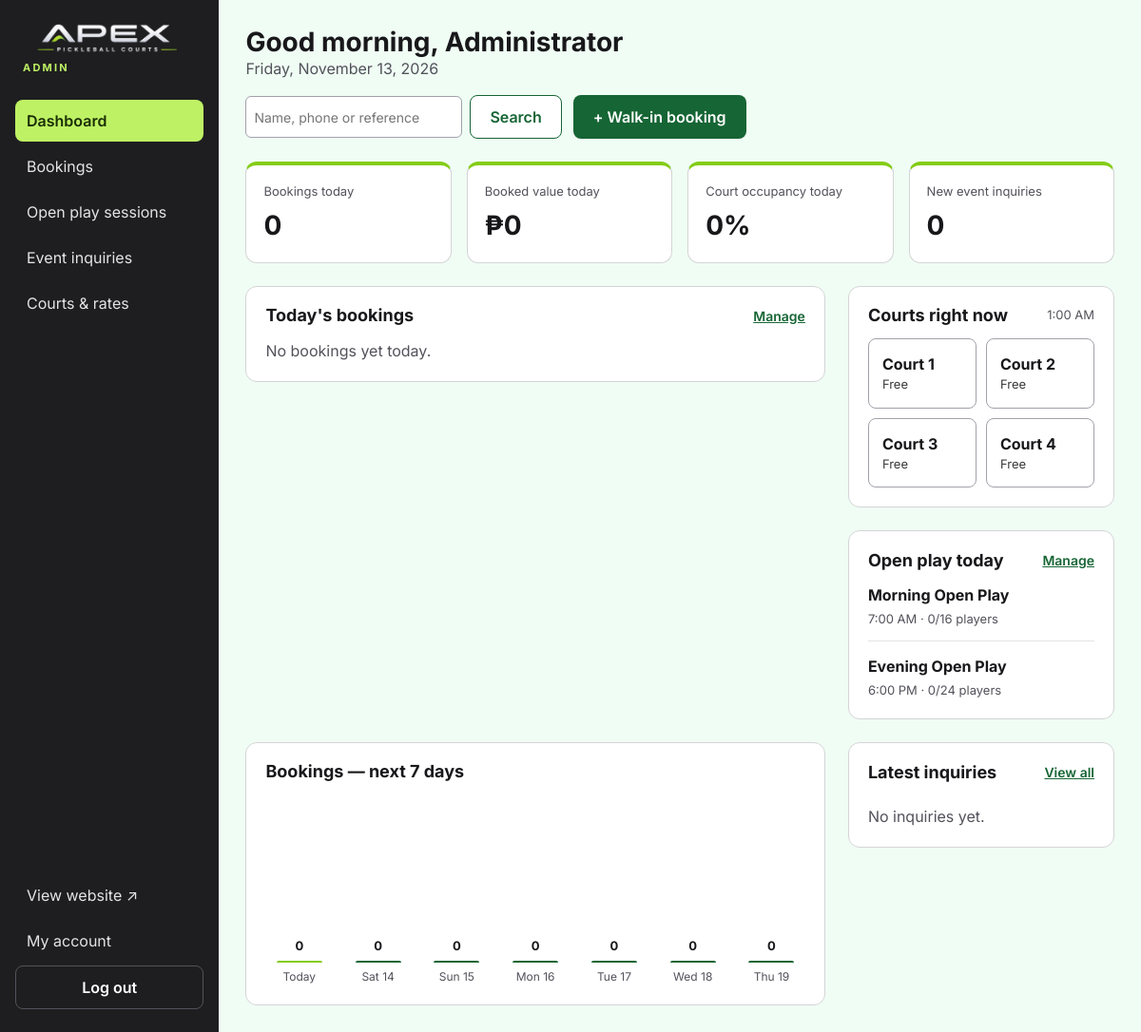
The page /admin/index.php (signed in) on the database its author committed.
### tables this page shows
CREATE TABLE courts (
  id INT AUTO_INCREMENT PRIMARY KEY,
  name VARCHAR(50) NOT NULL,
  court_type VARCHAR(20) NOT NULL DEFAULT 'Indoor',
  hourly_rate DECIMAL(10,2) NOT NULL,
  status VARCHAR(20) NOT NULL DEFAULT 'available',  
  sort_order INT NOT NULL DEFAULT 0
);

CREATE TABLE open_play_sessions (
  id INT AUTO_INCREMENT PRIMARY KEY,
  title VARCHAR(100) NOT NULL,
  session_date DATE NOT NULL,
  start_time TIME NOT NULL,
  end_time TIME NOT NULL,
  courts_label VARCHAR(50) NOT NULL,
  skill_level VARCHAR(20) NOT NULL DEFAULT 'All levels',  
  capacity INT NOT NULL DEFAULT 16,
  price DECIMAL(10,2) NOT NULL,
  created_at TIMESTAMP DEFAULT CURRENT_TIMESTAMP
);

### includes/functions.php (called while the page is built, shortened)
<?php
function e($value): string
{
    return htmlspecialchars((string) $value, ENT_QUOTES, 'UTF-8');
}
function money($amount): string
{
    return '₱' . number_format((float) $amount, 0);
}
function fmt_hour(int $hour): string
{
    return date('g:i A', mktime($hour, 0));
}
function fmt_time(string $time): string
{
    return date('g:i A', strtotime($time));
}
function fmt_date(string $date, string $format = 'D, M j'): string
{
    return date($format, strtotime($date));
}

### admin/index.php (the view, shortened to what this page needs)
<?php
require __DIR__ . '/../includes/functions.php';
$pdo = db();
$today = date('Y-m-d');
$nowHour = (int) date('G');
$stmt = $pdo->prepare("SELECT COUNT(*) AS n, COALESCE(SUM(total), 0) AS revenue, COALESCE(SUM(hours), 0) AS hrs
                       FROM bookings WHERE booking_date = ? AND status <> 'cancelled'");
$stmt->execute([$today]);
$todayStats = $stmt->fetch();
$courts = $pdo->query('SELECT * FROM courts ORDER BY sort_order, id')->fetchAll();
$openCourts = count(array_filter($courts, fn($c) => $c['status'] === 'available'));
$capacityHours = max(1, $openCourts * (CLOSE_HOUR - OPEN_HOUR));
$occupancy = round($todayStats['hrs'] / $capacityHours * 100);
$newInquiryCount = (int) $pdo->query("SELECT COUNT(*) FROM event_inquiries WHERE status = 'new'")->fetchColumn();
$stmt = $pdo->prepare("SELECT b.*, c.name AS court_name
                       FROM bookings b JOIN courts c ON c.id = b.court_id
                       WHERE b.booking_date = ? AND b.status <> 'cancelled'
                       ORDER BY b.start_hour, c.sort_order");
$stmt->execute([$today]);
$todayBookings = $stmt->fetchAll();
$inUse = [];
$stmt = $pdo->prepare("SELECT s.*, (SELECT COUNT(*) FROM open_play_signups u WHERE u.session_id = s.id AND u.status = 'joined') AS joined
                       FROM open_play_sessions s WHERE s.session_date = ? ORDER BY s.start_time");
$stmt->execute([$today]);
$todaySessions = $stmt->fetchAll();
$latestInquiries = $pdo->query("SELECT i.*, p.name AS package_name FROM event_inquiries i LEFT JOIN event_packages p ON p.id = i.package_id
                                ORDER BY i.created_at DESC, i.id DESC LIMIT 4")->fetchAll();
$days = [];
for ($i = 0; $i < 7; $i++) {
    $days[date('Y-m-d', strtotime("+$i days"))] = 0;
}
$maxDay = max(1, max($days));
require __DIR__ . '/../includes/admin_header.php';
?>
<div class="admin-top">
  <div>
    <h1>Good <?= $nowHour < 12 ? 'morning' : ($nowHour < 18 ? 'afternoon' : 'evening') ?>, <?= e($_SESSION['admin_name'] ?? 'Admin') ?></h1>
    <p class="muted"><?= e(date('l, F j, Y')) ?></p>
  </div>
  <div style="display: flex; gap: 12px; flex-wrap: wrap">
    <form action="bookings.php" method="get" class="inline-form">
      <input type="search" id="q" name="q" placeholder="Name, phone or reference" style="min-height: 44px; min-width: 220px">
      <button class="btn btn-outline" type="submit">Search</button>
    </form>
    <a href="../book.php" target="_blank" rel="noopener" class="btn btn-primary">+ Walk-in booking</a>
  </div>
</div>
<section class="stats" aria-label="Today at a glance">
  <div class="stat"><span>Bookings today</span><strong><?= (int) $todayStats['n'] ?></strong></div>
  <div class="stat"><span>Booked value today</span><strong><?= money($todayStats['revenue']) ?></strong></div>
  <div class="stat"><span>Court occupancy today</span><strong><?= $occupancy ?>%</strong></div>
  <div class="stat"><span>New event inquiries</span><strong><?= $newInquiryCount ?></strong></div>
</section>
<div class="two-col">
  <section class="panel wide" aria-label="Today's bookings">
    <div class="panel-head"><h2>Today's bookings</h2><a href="bookings.php?date=<?= e($today) ?>" style="font-weight: 600; font-size: 14px">Manage</a></div>
    <?php if (!$todayBookings): ?>
      <p class="muted">No bookings yet today.</p>
    <?php endif; ?>
  </section>
  <div class="narrow">
    <section class="panel" aria-label="Court status">
      <div class="panel-head"><h2>Courts right now</h2><span class="muted" style="font-size: 13px"><?= e(fmt_hour($nowHour)) ?></span></div>
      <div class="court-status">
        <?php foreach ($courts as $c):
          $id = (int) $c['id'];
          if ($c['status'] !== 'available') { $cls = 'maint'; $label = 'Maintenance'; }
          elseif (isset($inUse[$id])) { $cls = 'busy'; $label = 'In use · ' . $inUse[$id]; }
          else { $cls = ''; $label = 'Free'; } ?>
          <div class="<?= $cls ?>"><strong><?= e($c['name']) ?></strong><small><?= e($label) ?></small></div>
        <?php endforeach; ?>
      </div>
    </section>
    <section class="panel" aria-label="Today's open play">
      <div class="panel-head"><h2>Open play today</h2><a href="open-play.php" style="font-weight: 600; font-size: 14px">Manage</a></div>
      <?php foreach ($todaySessions as $s): ?>
        <div class="list-item">
          <strong><?= e($s['title']) ?></strong>
          <span><?= e(fmt_time($s['start_time'])) ?> · <?= (int) $s['joined'] ?>/<?= (int) $s['capacity'] ?> players</span>
        </div>
      <?php endforeach; ?>
    </section>
  </div>
</div>
<div class="two-col">
  <section class="panel wide" aria-label="Bookings this week">
    <div class="panel-head"><h2>Bookings — next 7 days</h2></div>
    <div class="chart">
      <?php foreach ($days as $d => $n): ?>
        <div class="col <?= $d === $today ? 'today' : '' ?>">
          <b><?= $n ?></b>
          <i style="height: <?= round($n / $maxDay * 140) ?>px"></i>
          <span><?= $d === $today ? 'Today' : e(fmt_date($d, 'D j')) ?></span>
        </div>
      <?php endforeach; ?>
    </div>
  </section>
  <section class="panel narrow" aria-label="Latest event inquiries">
    <div class="panel-head"><h2>Latest inquiries</h2><a href="inquiries.php" style="font-weight: 600; font-size: 14px">View all</a></div>
    <?php if (!$latestInquiries): ?><p class="muted">No inquiries yet.</p><?php endif; ?>
  </section>
</div>
<?php require __DIR__ . '/../includes/admin_footer.php'; ?>

### assets/css/style.css (style rules this page uses)
:root { --charcoal: #1e1e20; --lime: #bef264; --lime-strong: #84cc16; --lime-ink: #1a2e05; --green: #166534; --green-deep: #14532d; --mint: #f0fdf4; --mint-2: #dcfce7; --ink: #18181b; --muted: #52525b; --line: #d4d4d8; --line-soft: #e4e4e7; --white: #ffffff; --radius: 12px; --shadow: 0 8px 24px rgba(20, 83, 45, 0.12); }
*, *::before, *::after { box-sizing: border-box; }
html { scroll-behavior: smooth; }
body { margin: 0; font-family: Inter, system-ui, -apple-system, "Segoe UI", sans-serif; color: var(--ink); background: var(--white); line-height: 1.5; }
a { color: var(--green); }
h1, h2, h3 { line-height: 1.15; margin: 0; }
p { margin: 0; }
.muted { color: var(--muted); }
.btn { display: inline-flex; align-items: center; justify-content: center; gap: 8px; min-height: 44px; padding: 10px 20px; border-radius: 8px; border: 1px solid transparent; font: inherit; font-weight: 600; text-decoration: none; cursor: pointer; transition: background .15s, border-color .15s, color .15s, transform .15s; }
.btn-primary { background: var(--green); color: var(--white); }
.btn-outline { background: var(--white); border-color: var(--green); color: var(--green); }
.admin-body { background: var(--mint); }
.admin-top { display: flex; flex-wrap: wrap; justify-content: space-between; align-items: center; gap: 16px; }
.admin-top h1 { font-size: 28px; }
.stats { display: grid; grid-template-columns: repeat(auto-fit, minmax(180px, 1fr)); gap: 16px; }
.stat { background: var(--white); border: 1px solid var(--line); border-top: 4px solid var(--lime-strong); border-radius: var(--radius); padding: 18px; display: flex; flex-direction: column; gap: 4px; }
.stat span { font-size: 13px; color: var(--muted); }
.stat strong { font-size: 28px; }
.panel { background: var(--white); border: 1px solid var(--line); border-radius: var(--radius); padding: 20px; display: flex; flex-direction: column; gap: 14px; }
.panel-head { display: flex; justify-content: space-between; align-items: center; gap: 12px; flex-wrap: wrap; }
.panel-head h2 { font-size: 18px; }
.two-col { display: flex; flex-wrap: wrap; gap: 24px; align-items: flex-start; }
.two-col > .wide { flex: 999 1 480px; min-width: 0; }
.two-col > .narrow { flex: 1 1 280px; display: flex; flex-direction: column; gap: 24px; }
.court-status { display: grid; grid-template-columns: repeat(2, minmax(0, 1fr)); gap: 10px; }
.court-status div { padding: 14px; border-radius: 8px; border: 1px solid #a1a1aa; }
.court-status small { display: block; font-size: 13px; opacity: .85; }
.chart { display: flex; align-items: flex-end; gap: 12px; height: 200px; padding-top: 10px; }
.chart .col { flex: 1; display: flex; flex-direction: column; align-items: center; gap: 6px; height: 100%; justify-content: flex-end; font-size: 12px; color: var(--muted); }
.chart .col i { width: 100%; max-width: 48px; background: var(--green); border-radius: 6px 6px 0 0; min-height: 2px; }
.chart .col.today i { background: var(--lime-strong); }
.chart .col b { color: var(--ink); font-size: 13px; }
.inline-form { display: flex; gap: 8px; align-items: center; flex-wrap: wrap; }
.inline-form select, .inline-form input { min-height: 36px; padding: 4px 8px; border: 1px solid #a1a1aa; border-radius: 6px; font: inherit; font-size: 14px; }
.list-item { display: flex; flex-direction: column; gap: 4px; padding-bottom: 12px; border-bottom: 1px solid var(--line-soft); }
.list-item:last-child { border-bottom: none; padding-bottom: 0; }
.list-item span { font-size: 13px; color: var(--muted); }

### rows shown on the page
courts: name "Court 1", label "Free"
courts: name "Court 2", label "Free"
courts: name "Court 3", label "Free"
courts: name "Court 4", label "Free"
open_play_sessions: title "Morning Open Play", start_time "7:00 AM", joined "0", capacity "16"
open_play_sessions: title "Evening Open Play", start_time "6:00 PM", joined "0", capacity "24"

### other values the page prints
$label "Dashboard"
$label "Bookings"
$label "Open play sessions"
$label "Event inquiries"
$label "Courts & rates"
$_SESSION['admin_name'] "Administrator"
$todayStats['n'] "0"
money($todayStats['revenue']) "₱0"
$occupancy "0"
$newInquiryCount "0"
$n "0"
fmt_date($d, 'D j') "Sat 14"
fmt_date($d, 'D j') "Sun 15"
fmt_date($d, 'D j') "Mon 16"
fmt_date($d, 'D j') "Tue 17"
